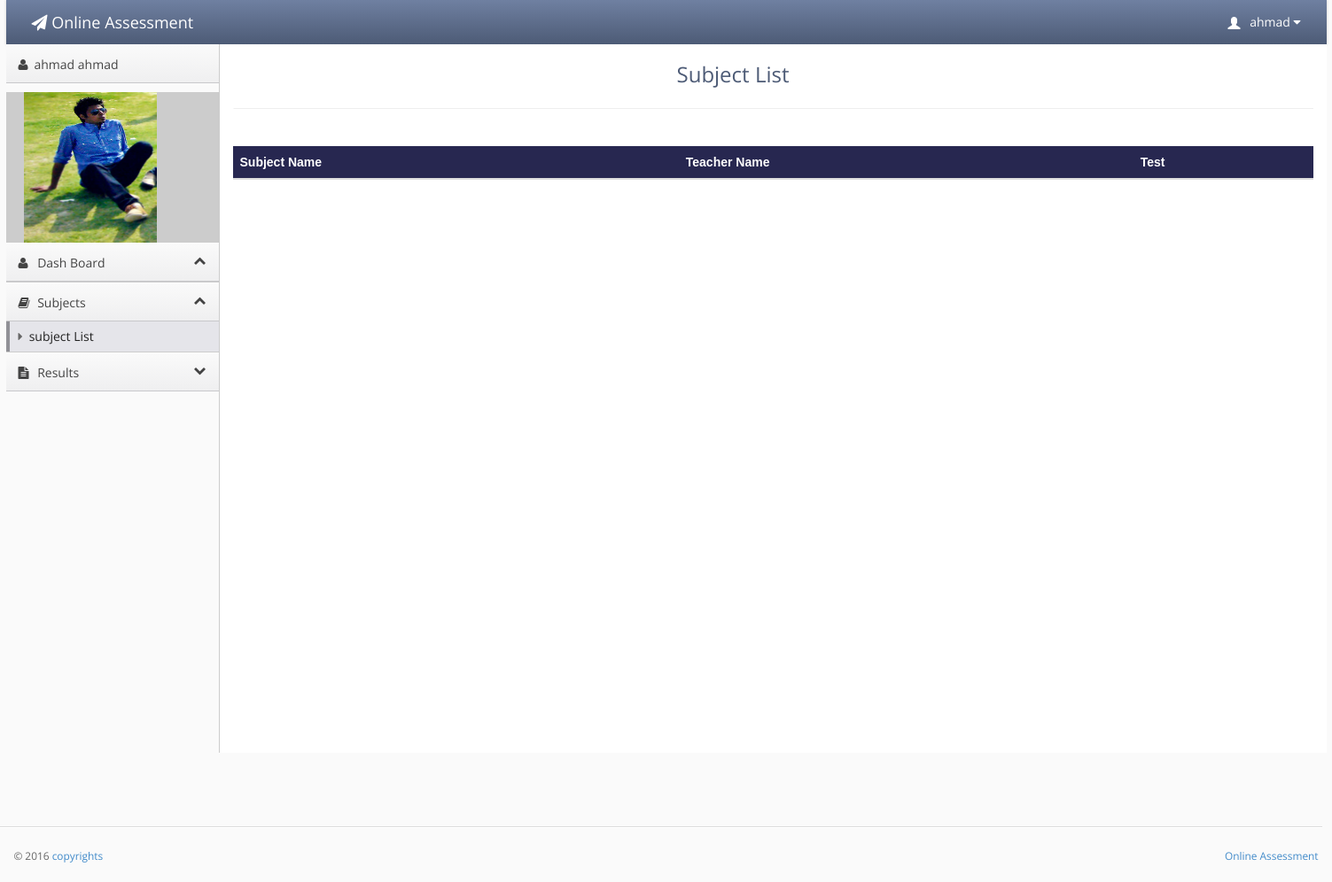
Before: /student_subject_list.php (signed in) with the older database file.
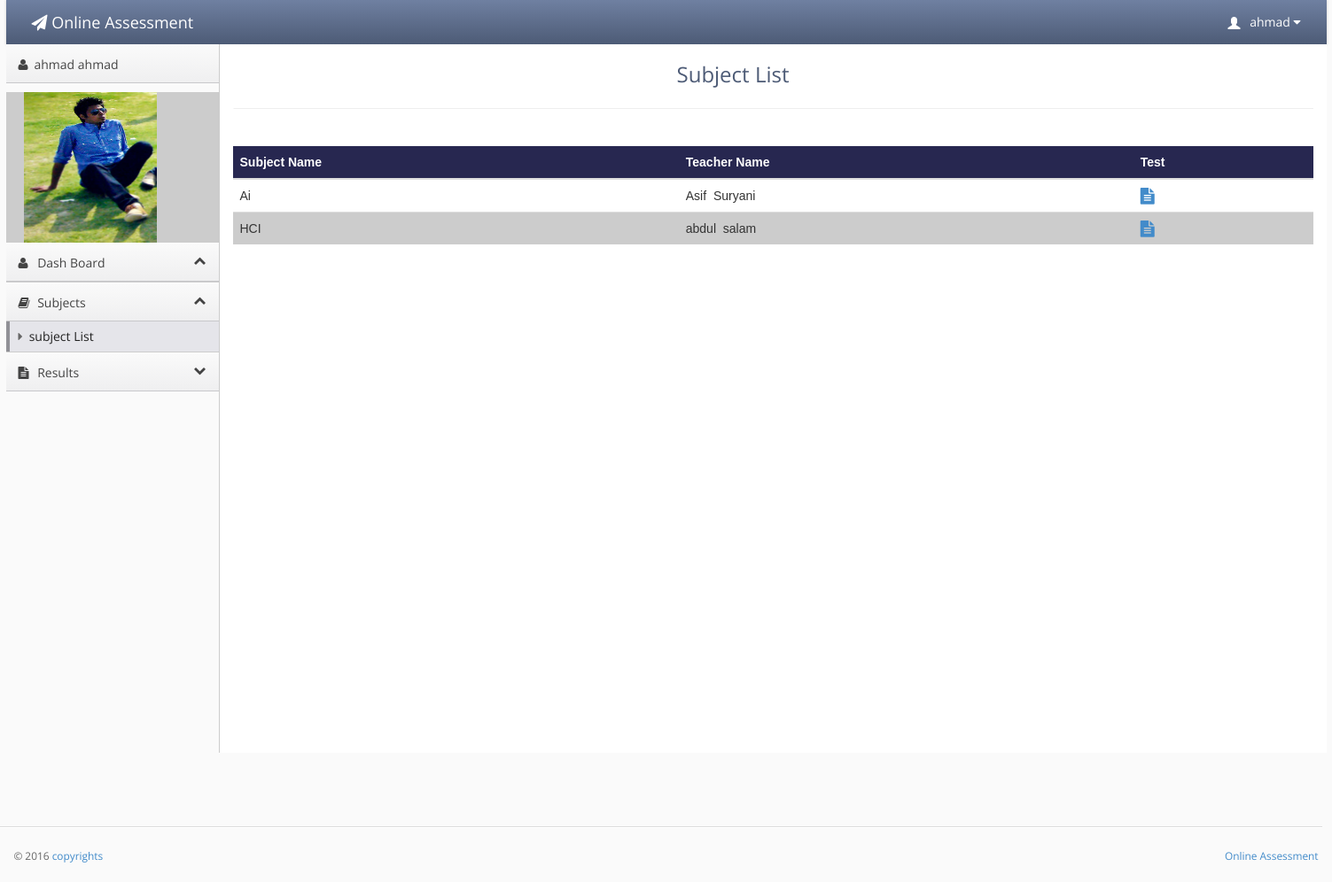
After: the same page with the newer database file.
### tables this page shows
CREATE TABLE IF NOT EXISTS `student` (
`student_id` int(20) NOT NULL,
  `user` varchar(20) NOT NULL,
  `f_name` varchar(20) NOT NULL,
  `l_name` varchar(20) NOT NULL,
  `password` varchar(20) NOT NULL,
  `email` varchar(30) NOT NULL,
  `contact` int(20) NOT NULL,
  `address` varchar(50) NOT NULL,
  `city` varchar(20) NOT NULL,
  `code` int(20) NOT NULL,
  `image` varchar(1000) DEFAULT NULL
);

CREATE TABLE IF NOT EXISTS `subject` (
`subject_id` int(10) unsigned NOT NULL,
  `name` varchar(100) NOT NULL,
  `description` varchar(100) NOT NULL
);

CREATE TABLE IF NOT EXISTS `teacher_conductor` (
`teacher_id` int(20) NOT NULL,
  `user` varchar(20) NOT NULL,
  `f_name` varchar(20) NOT NULL,
  `l_name` varchar(30) NOT NULL,
  `password` varchar(20) NOT NULL,
  `email` varchar(40) NOT NULL,
  `contact` int(17) NOT NULL,
  `address` varchar(40) NOT NULL,
  `city` varchar(20) NOT NULL,
  `code` int(10) NOT NULL,
  `subject_id` int(20) unsigned DEFAULT NULL,
  `account` enum('Admin','teacher') NOT NULL DEFAULT 'teacher'
);

### student_subject_list.php (the view, shortened to what this page needs)
<!doctype html>
<html lang="en"><head>
    <link rel="stylesheet" type="text/css" href="lib/bootstrap/css/bootstrap.css">
    <link rel="stylesheet" href="lib/font-awesome/css/font-awesome.css">
    <link rel="stylesheet" type="text/css" href="stylesheets/theme.css">
    <link rel="stylesheet" type="text/css" href="stylesheets/premium.css">
</head>
<body class=" theme-blue">
<div style="width:100%; height:auto;">
<div style="width:1490px; margin-left:auto; margin-right:auto; ">
    <div class="navbar navbar-default" role="navigation">
        <div class="navbar-header">
         <a class="" href="index.html"><span class="navbar-brand"><span class="fa fa-paper-plane"></span> Online Assessment</span></a></div>
           <?php
  if(isset($_SESSION['user']))
  {
  $id =$_SESSION['user'];
 $result = mysql_query("select * from student
WHERE student.user = '$id'");
while($row = mysql_fetch_array($result))
{
$image = "images/".$row['image'];
?>
        <div class="navbar-collapse collapse" style="height: 1px;">
          <ul id="main-menu" class="nav navbar-nav navbar-right">
            <li class="dropdown hidden-xs">
                <a href="#" class="dropdown-toggle" data-toggle="dropdown">
                    <span class="glyphicon glyphicon-user padding-right-small" style="position:relative;top: 3px;"></span>
                     <?php echo $row['f_name'];?>
                    <i class="fa fa-caret-down"></i>
                </a>
            </li>
          </ul>
        </div>
      </div>
    </div>
    </div>
    <div style="width:100%; height:auto;">
<div style="width:1490px; margin-left:auto; margin-right:auto; ">
   <div class="sidebar-nav">
   <ul>
    <li><a href="" class="nav-header" data-toggle="collapse"><i class="fa fa-fw fa-user"></i><?php echo $row['f_name'];?>&nbsp<?php echo $row['l_name'];?>  </a></li>
    <li style="width:100%; margin-top:10px; background:#cccccc;  height:170px;">
    <div style="width:150px; height:170px; margin-left:20px; margin-top:10px; background-color:#333333;"><img src="<?php echo $image;?>" width="100%" height="100%"></div>
    </li>
    <?php }}?>
    <li><a href="student_main.php" data-target=".dashboard-menu" class="nav-header" data-toggle="collapse"><i class="fa fa-fw fa-user"></i> Dash Board<i class="fa fa-collapse"></i></a></li>
    <li><ul class="dashboard-menu nav nav-list collapse in ">
    </ul></li>
    <ul>
    <li><a href="#" data-target=".dashboard-menu" class="nav-header" data-toggle="collapse"><i class="fa fa-fw fa-book"></i> Subjects<i class="fa fa-collapse"></i></a></li>
    <li><ul class="dashboard-menu nav nav-list collapse in ">
           <li class="active"><a href="student_subject_list.php"><span class="fa fa-caret-right"></span> subject List</a></li>
    </ul></li>
     <li><a href="#" data-target=".legal-men" class="nav-header collapsed" data-toggle="collapse"><i class="fa fa-fw fa-file-text"></i> Results<i class="fa fa-collapse"></i></a></li>
    </div>
    <div class="content">
        <div class="header">
            <h1 style="margin-left:500px; font-size:24px;" class="page-title">Subject List</h1>
        </div>
        <div class="main-content">
<table class="table">
  <thead>
 <tr style="background-color:#272750; color:#FFFFFF;">
       <th>Subject  Name</th>
      <th>Teacher Name</th>
       <th>Test</th>
    </tr>
  </thead>
  <tbody>
    <tr>
      <?php
  if(isset($_SESSION['user']))
  {
  $id =$_SESSION['user'];
 $result = mysql_query("select subject.*,subject_register.*,student.*,teacher_conductor.* from subject
 CROSS JOIN teacher_conductor ON teacher_conductor.subject_id= subject.subject_id
 INNER JOIN subject_register ON subject_register.subject_id = subject.subject_id
 INNER JOIN  student ON student.student_id = subject_register.student_id
 where student.user = '$id'
 ");
while($row = mysql_fetch_array($result))
{
?>
      <td><?php echo $row['name'];?></td>
      <td><?php echo $row['f_name'];?> &nbsp;<?php echo $row['l_name'];?></td>
      <td>
            <a href="student_test_list.php?id=<?php echo $row['subject_id'];?>"<i class="fa fa-file-text fa-lg" aria-hidden="true"></i>
      </td>
    </tr>
   <?php } }?>
  </tbody>
</table>
  </div>
    </div>
<footer>
                <hr style="width:1500px">
                <p class="pull-right"><a href="" target=""> Online Assessment</a></p>
                <p>© 2016 <a href="" target="">copyrights</a></p>
            </footer>
</div></div>
</body></html>

Changed rows visible on the page:
now on this page (row unchanged): subject: name "Ai", teacher_conductor.f_name "Asif", teacher_conductor.l_name "Suryani"
added subject: name "HCI", teacher_conductor.f_name "abdul", teacher_conductor.l_name "salam"
